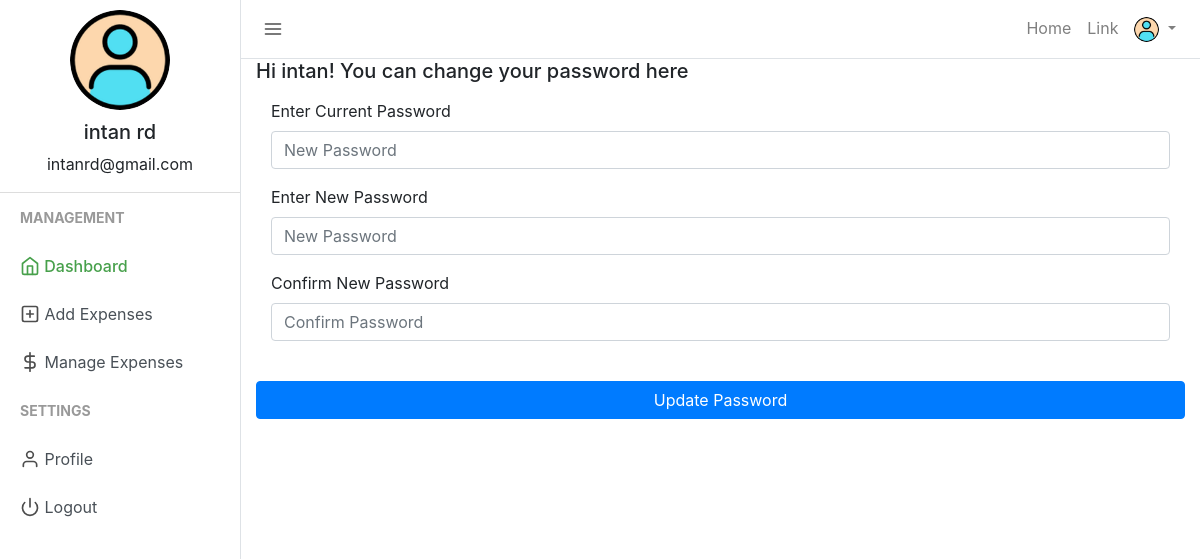
/change_password.php (signed in), run on the app's committed database.
### tables this page shows
CREATE TABLE `users` (
  `user_id` int(11) NOT NULL,
  `firstname` varchar(50) NOT NULL,
  `lastname` varchar(25) NOT NULL,
  `email` varchar(50) NOT NULL,
  `profile_path` varchar(50) NOT NULL DEFAULT 'default_profile.png',
  `password` varchar(50) NOT NULL,
  `trn_date` datetime NOT NULL
);

### session.php (called while the page is built, shortened)
<?php
include("config.php");
$sess_email = $_SESSION["email"];
$sql = "SELECT user_id, firstname, lastname, email, profile_path FROM users WHERE email = '$sess_email'";
$result = $con->query($sql);
if ($result->num_rows > 0) {
  while($row = $result->fetch_assoc()) {
    $firstname = $row["firstname"];
    $username =$row["firstname"]." ".$row["lastname"];
    $useremail=$row["email"];
    $userprofile="uploads/".$row["profile_path"];
  }
} else {
    $userid="GHX1Y2";
    $username ="Jhon Doe";
    $useremail="mailid@domain.com";
    $userprofile="Uploads/default_profile.png";
}
?>

### change_password.php (the view, shortened to what this page needs)
<?php
include("session.php");
?>
<!DOCTYPE html>
<html lang="en">
<head>
    <link href="css/bootstrap.min.css" rel="stylesheet">
    <link href="css/style.css" rel="stylesheet">
</head>
<body>
    <div class="d-flex" id="wrapper">
        <div class="border-right" id="sidebar-wrapper">
            <div class="user">
                <img class="img img-fluid rounded-circle" src="<?php echo $userprofile ?>" width="120">
                <h5><?php echo $username ?></h5>
                <p><?php echo $useremail ?></p>
            </div>
            <div class="sidebar-heading">Management</div>
            <div class="list-group list-group-flush">
                <a href="index.php" class="list-group-item list-group-item-action sidebar-active"><span data-feather="home"></span> Dashboard</a>
                <a href="add_expense.php" class="list-group-item list-group-item-action "><span data-feather="plus-square"></span> Add Expenses</a>
                <a href="manage_expense.php" class="list-group-item list-group-item-action "><span data-feather="dollar-sign"></span> Manage Expenses</a>
            </div>
            <div class="sidebar-heading">Settings </div>
            <div class="list-group list-group-flush">
                <a href="profile.php" class="list-group-item list-group-item-action "><span data-feather="user"></span> Profile</a>
                <a href="logout.php" class="list-group-item list-group-item-action "><span data-feather="power"></span> Logout</a>
            </div>
        </div>
        <div id="page-content-wrapper">
            <nav class="navbar navbar-expand-lg navbar-light  border-bottom">
                <button class="toggler" type="button" id="menu-toggle" aria-expanded="false">
                    <span data-feather="menu"></span>
                </button>
                <div class="collapse navbar-collapse" id="navbarSupportedContent">
                    <ul class="navbar-nav ml-auto mt-2 mt-lg-0">
                        <li class="nav-item">
                            <a class="nav-link" href="#">Home <span class="sr-only">(current)</span></a>
                        </li>
                        <li class="nav-item">
                            <a class="nav-link" href="#">Link</a>
                        </li>
                        <li class="nav-item dropdown">
                            <a class="nav-link dropdown-toggle" href="#" id="navbarDropdown" role="button" data-toggle="dropdown" aria-haspopup="true" aria-expanded="false">
                                <img class="img img-fluid rounded-circle" src="<?php echo $userprofile ?>" width="25">
                            </a>
                        </li>
                    </ul>
                </div>
            </nav>
            <div class="container-fluid">
                <h5>Hi <?php echo $firstname ?>! You can change your password here</h5>
                <div class="row mt-3">
                    <div class="col-md">
                        <form class="form" action="" method="post" id="registrationForm" autocomplete="off">
                            <div class="form-group">
                                <div class="col">
                                    <label for="password">
                                        Enter Current Password
                                    </label>
                                    <input type="password" class="form-control" name="curr_password" id="password" placeholder="New Password">
                                </div>
                            </div>
                            <div class="form-group">
                                <div class="col">
                                    <label for="password">
                                        Enter New Password
                                    </label>
                                    <input type="password" class="form-control" name="new_password" id="password" placeholder="New Password">
                                </div>
                            </div>
                            <div class="form-group">
                                <div class="col">
                                    <label for="password2">
                                        Confirm New Password
                                    </label>
                                    <input type="password" class="form-control" name="confirm_new_password" id="confirm_password" placeholder="Confirm Password">
                                </div>
                            </div>
                            <div class="form-group">
                                <div class="col-xs-12">
                                    <br>
                                    <button class="btn btn-block btn-primary" name="updatepassword" type="submit">Update Password</button>
                                </div>
                            </div>
                        </form>
                    </div>
                </div>
            </div>
        </div>
    </div>
</body>
</html>

### css/style.css (style rules this page uses)
body { background-color: #efefef; }
.feather { width: 20px; height: 20px; stroke: #4d4d4d; stroke-width: 2; stroke-linecap: round; stroke-linejoin: round; fill: none; vertical-align: text-bottom; }
.list-group { background-color: #ffffff; }
.list-group-item { border: none; }
.user { text-align: center; border-bottom: 1px solid #ddd; }
.user img { padding: 10px; }
.toggler { color: #000; background-color: #fff; border: none; outline: none; }
.sidebar-active { color: #47a04b; font-weight: 500; }
.sidebar-active .feather { stroke: #47a04b; font-weight: 500; }
#wrapper { overflow-x: hidden; background-color: #fff; }
#sidebar-wrapper { min-height: 100vh; margin-left: -15rem; -webkit-transition: margin 0.25s ease-out; -moz-transition: margin 0.25s ease-out; -o-transition: margin 0.25s ease-out; transition: margin 0.25s ease-out; }
#sidebar-wrapper .sidebar-heading { padding: 0.875rem 1.25rem; font-size: 14px; font-weight: bold; text-transform: uppercase; color: #999; }
#sidebar-wrapper .list-group { width: 15rem; }
#page-content-wrapper { min-width: 100vw; }
@media (min-width: 768px) { #sidebar-wrapper { margin-left: 0; } }
@media (min-width: 768px) { #page-content-wrapper { min-width: 0; width: 100%; } }
.container-fluid { margin-right: 20px; }

### data on the page
users: profile_path (placeholder picture), username "intan rd", email "intanrd@gmail.com", firstname "intan"
